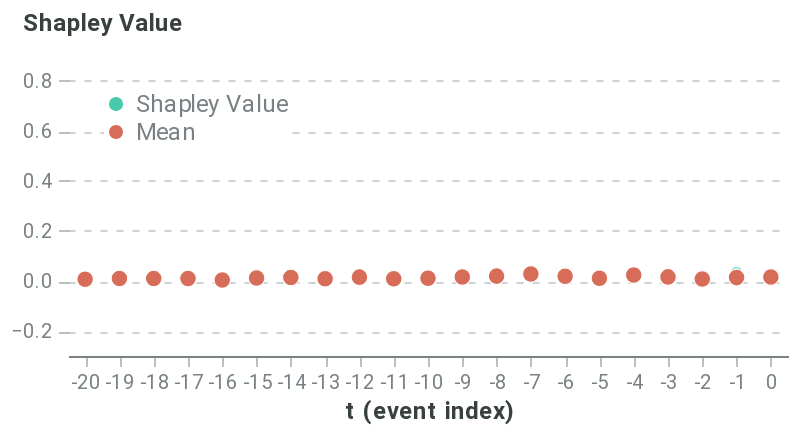

The notebook cell this image was saved under:
### Markdown cell above
##### Global event-level

### Code cell
event_dict = {'path': 'outputs/event_all_tf.csv', 'rs': 42, 'nsamples': 32000}
event_data = event_explain_all(f, pos_dataset, sequence_id_feat, average_event, event_dict, prun_indexes, model_features, time_feat)
event_global_plot = plot_global_event(event_data)
event_global_plot

### Figure 1 — Vega-Lite specification as saved in the notebook (floating-point values rounded to 4 significant figures; data arrays with more than 128 entries replaced by an {"elided": "..."} marker saying what was removed)
{"config": {"axis": {"domain": true, "domainColor": "#798184", "grid": false, "gridColor": "#798184", "gridOpacity": 0.5, "gridDash": [3, 5], "gridWidth": 0.8, "gridCap": "round", "labelPadding": 3, "labelFont": "Roboto", "labelColor": "#798184", "tickSize": 5, "tickColor": "#798184", "tickOpacity": 0.5, "titleColor": "#384140", "titleFont": "Roboto", "titleFontSize": 12}, "axisBand": {"domain": true, "ticks": false, "labelPadding": 7}, "axisY": {"domain": false, "titleAlign": "left", "titleAngle": 0, "titleX": -20, "titleY": -10}, "legend": {"labelColor": "#798184", "labelFontSize": 12, "symbolSize": 40, "titleColor": "#384140", "titleFontSize": 12, "titlePadding": 10, "titleFont": "Roboto", "labelFont": "Roboto"}, "line": {"stroke": "#618FE0", "strokeWidth": 2}, "rule": {"stroke": "#798184"}, "path": {"stroke": "#618FE0", "strokeWidth": 0.5}, "rect": {"fill": "#618FE0"}, "point": {"filled": true, "shape": "circle"}, "shape": {"stroke": "#618FE0"}, "bar": {"fill": "#618FE0", "stroke": null}, "text": {"font": "Roboto", "color": "#384140", "fontSize": 12}, "arc": {"stroke": "#fff", "strokeWidth": 1}, "range": {"category": ["#618FE0", "#50D0B0", "#E17560", "#E8B474", "#D889C4", "#34A3BC", "#A583A4"], "ramp": ["#001854", "#002f72", "#04478e", "#1e5fab", "#4477c5", "#6290e1", "#7ea9fd", "#9ec7ff", "#bde4ff"], "heatmap": ["#001854", "#002f72", "#04478e", "#1e5fab", "#4477c5", "#6290e1", "#7ea9fd", "#9ec7ff", "#bde4ff"], "diverging": ["#003b26", "#006b52", "#1aa082", "#55d5b5", "#f5f5f5", "#ffaa92", "#d16f5b", "#9e392c", "#650200"]}, "title": {"anchor": "start", "fontSize": 20, "color": "#384140", "fontWeight": "bold", "offset": 20, "font": "Roboto", "subtitleColor": "#384140", "subtitleFontSize": 16}, "header": {"labelFontSize": 12, "titleFontSize": 16, "labelColor": "#384140", "titleColor": "#384140", "titleFont": "Roboto", "labelFont": "Roboto"}, "group": {"fill": "white"}, "background": "white", "view": {"stroke": "transparent", "continuousHeight": 300, "continuousWidth": 400}}, "data": {"name": "data-7b41b10d3d5671b254e344b2dd42d91f"}, "mark": {"type": "point", "stroke": "white", "strokeWidth": 0.6}, "encoding": {"color": {"type": "nominal", "field": "type", "legend": {"fillColor": "white", "orient": "top-left", "symbolSize": 50, "symbolStrokeWidth": 0, "title": null}, "scale": {"domain": ["Shapley Value", "Mean"], "range": ["#48caaa", "#d76d58"]}}, "opacity": {"condition": {"value": 1.0, "test": "(datum.type === 'Mean')"}, "value": 0.2}, "size": {"condition": {"value": 70, "test": "(datum.type === 'Mean')"}, "value": 30}, "x": {"type": "ordinal", "axis": {"labelAngle": 0}, "field": "t (event index)"}, "y": {"type": "quantitative", "axis": {"grid": true, "titleX": -23}, "field": "Shapley Value", "scale": {"domain": [-0.3, 0.9]}, "title": "Shapley Value"}}, "height": 150, "width": 360, "$schema": "https://vega.github.io/schema/vega-lite/v4.8.1.json", "datasets": {"data-7b41b10d3d5671b254e344b2dd42d91f": {"elided": "210 records"}}}
